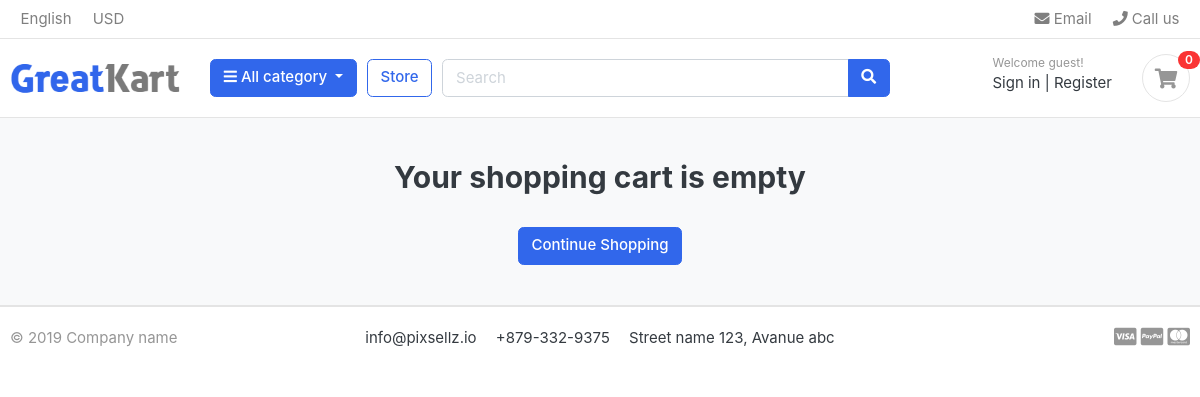
The app's page /cart/ (signed in), older data.
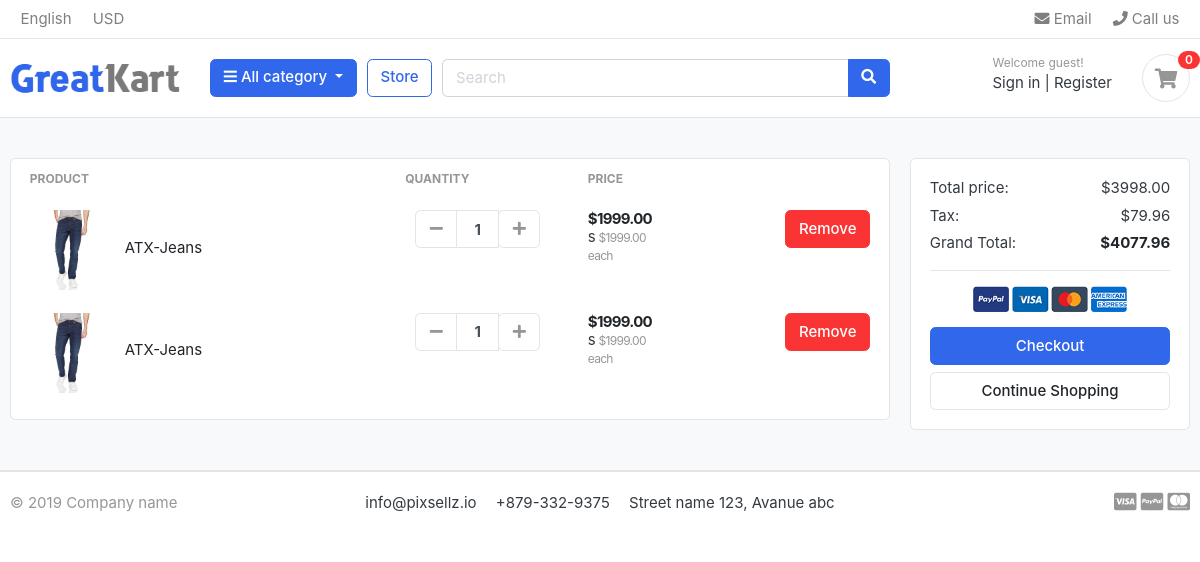
The same page, newer data.
### carts/models.py (models this page shows, shortened)
class CartItem(models.Model):
    product = models.ForeignKey(Product,on_delete=models.CASCADE)
    variations = models.ManyToManyField(Variation,blank=True)
    cart = models.ForeignKey(Cart,models.CASCADE,null=True)
    user = models.ForeignKey(Account, on_delete=models.CASCADE,default=1)
    quantity = models.IntegerField()
    is_active = models.BooleanField(default=True)
    def sub_total(self):
        return self.product.price * self.quantity

### store/models.py (models this page shows, shortened)
class Product(models.Model):
    product_name    = models.CharField(max_length=200, unique=True)
    slug            = models.SlugField(max_length=200, unique=True)
    description     = models.TextField(max_length=500, blank=True)
    price           = models.DecimalField(max_digits=10, decimal_places=2, default=0.0)
    images          = models.ImageField(upload_to='photos/products')
    stock           = models.IntegerField(default=0)
    is_available    = models.BooleanField(default=True)
    category        = models.ForeignKey(Category, on_delete=models.CASCADE, default=1)
    created_date    = models.DateTimeField(auto_now_add=True)
    modified_date   = models.DateTimeField(auto_now=True)
    rating = models.DecimalField(max_digits=3, decimal_places=2, default=0.0)
    num_reviews = models.IntegerField(default=0)
    def get_url(self):
        return reverse('product_detail', args=[self.category.slug, self.slug])

### carts/views.py (the view)
# urls.py: path('', views.cart,name='cart'),
def cart(request, total=0, quantity=0, cart_items=None):
    try:
        tax = 0
        grand_total = 0
        if request.user.is_authenticated:
            cart_items = CartItem.objects.filter(user=request.user, is_active=True)
        else:
            cart = Cart.objects.get(cart_id=_cart_id(request))
            cart_items = CartItem.objects.filter(cart=cart, is_active=True)
        for cart_item in cart_items:
            total += (cart_item.product.price * cart_item.quantity)
            quantity += cart_item.quantity
        tax = (2 * total)/100
        grand_total = total + tax
    except ObjectDoesNotExist:
        pass #just ignore
    context = {
        'total': total,
        'quantity': quantity,
        'cart_items': cart_items,
        'tax'       : tax,
        'grand_total': grand_total,
    }
    return render(request, 'greatkart/store/cart.html', context)

### carts/context_processors.py (called while the page is built)
def counter(request):
    cart_count=0
    if 'admin' in request.path:
        return []
    else:
        try:
            cart = Cart.objects.filter(cart_id=_cart_id(request))
            cart_items =CartItem.objects.filter(cart=cart[:1])
            for cart_item in cart_items:
                cart_count += cart_item.quantity
        except Cart.DoesNotExist:
            cart_count=0
    return dict(cart_count=cart_count)

### carts/views.py (called while the page is built)
def _cart_id(request):
    cart = request.session.session_key
    if not cart:
        cart = request.session.create()
    return cart

### category/context_processors.py (called while the page is built)
def menu_links(request):
    links = Category.objects.all()
    return dict(links=links)

### category/models.py (called while the page is built)
    def get_url(self):
            return reverse('products_by_category',args=[self.slug])

### templates/greatkart/store/cart.html (shortened to what the changed rows need)
{% extends "greatkart/base.html" %}
{% load static %}
{% block content %}
<section class="section-content padding-y bg">
    <div class="container">
        {% if not cart_items %}
            <h2 class="text-center">Your shopping cart is empty </h2>
                <br>
                <div class="text-center">
                    <a href="{% url 'store' %}" class="btn btn-primary">Continue Shopping</a>
                </div>
        {% else %}
            <div class="row">
                <aside class="col-lg-9">
                    <div class="card">
                        <table class="table table-borderless table-shopping-cart">
                            <thead class="text-muted">
                                <tr class="small text-uppercase">
                                    <th scope="col">Product</th>
                                    <th scope="col" width="120">Quantity</th>
                                    <th scope="col" width="120">Price</th>
                                    <th scope="col" class="text-right" width="200"> </th>
                                </tr>
                            </thead>
                            <tbody>
                                {% for cart_item in cart_items  %}
                                    <tr>
                                        <td>
                                            <figure class="itemside align-items-center">
                                                <div class="aside"><img src="{{ cart_item.product.images.url }}" class="img-sm"></div>
                                                    <figcaption class="info">
                                                        <a href="{{ cart_item.product.get_url }}" class="title text-dark">{{ cart_item.product.product_name }}</a>
                                                    </figcaption>
                                            </figure>
                                        </td>
                                        <td>
                                            <div class="col">
                                                <div class="input-group input-spinner">
                                                    <div class="input-group-prepend">
                                                        <a href ="{% url 'remove_cart' cart_item.product.id cart_item.id %}" class="btn btn-light" type="button" id="button-plus"> <i class="fa fa-minus"></i> </a>
                                                    </div>
                                                    <input type="text" class="form-control"  value="{{cart_item.quantity}}">
                                                    <div class="input-group-append">
                                                        <form action="{% url 'add_cart' cart_item.product.id %}" method="POST">
                                                                <button class="btn btn-light"  type="submit"  id="button-minus"> <i class="fa fa-plus"></i> </button>
                                                        </form>
                                                    </div>
                                                </div>
                                            </div>
                                        </td>
                                        <td>
                                            <div class="price-wrap">
                                                <var class="price">${{cart_item.sub_total }}</var> s
                                                    <small class="text-muted"> ${{ cart_item.product.price }} each </small>
                                            </div>
                                        </td>
                                        <td class="text-right">
                                            <a href="{% url 'remove_cart_item' cart_item.product.id cart_item.id %}" class="btn btn-danger" onclick = "return confirm("Are you sure you want to delete this item?")"> Remove</a>
                                        </td>
                                    </tr>
                                {% endfor %}
                            </tbody>
                        </table>
                    </div>
                </aside>
                <aside class="col-lg-3">
                    <div class="card">
                        <div class="card-body">
                            <dl class="dlist-align">
                                <dt>Total price:</dt>
                                <dd class="text-right">${{total}}</dd>
                            </dl>
                            <dl class="dlist-align">
                                <dt>Tax:</dt>
                                <dd class="text-right"> ${{tax}}</dd>
                            </dl>
                            <dl class="dlist-align">
                                <dt>Grand Total:</dt>
                                <dd class="text-right text-dark b"><strong>${{grand_total}}</strong></dd>
                            </dl>
                            <hr>
                            <p class="text-center mb-3">
                                <img src="{% static './images/misc/payments.png' %}" height="26">
                            </p>
                            <a href="./place-order.html" class="btn btn-primary btn-block"> Checkout </a>
                            <a href="{% url 'store' %}" class="btn btn-light btn-block">Continue Shopping</a>
                        </div>
                    </div>
                </aside>
            </div>
        {% endif %}
    </div>
</section>
{% endblock content %}

Row changes from the older to the newer data that the page shows:
added CartItem: product.images (picture), product.product_name "ATX-Jeans", quantity "1", sub_total "1999.00", product.price "1999.00"
added CartItem: product.images (picture), product.product_name "ATX-Jeans", quantity "1", sub_total "1999.00", product.price "1999.00"
Text that changed along with them:
{{ total }}: (not shown) → "3998.00"
{{ tax }}: (not shown) → "79.96"
{{ grand_total }}: (not shown) → "4077.96"
text no longer shown: "Your shopping cart is empty"
text now shown: "PRODUCT QUANTITY PRICE Total price: $ Tax: $ Grand Total: $ Checkout"
